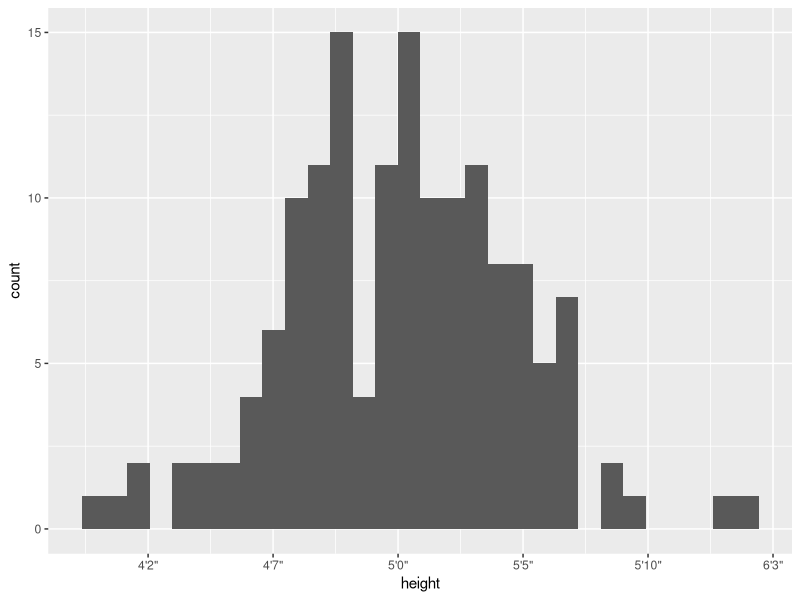

Write the R code that produced this figure.
# packages ----------------------------------------------------------------
library(tidyverse)

# description -------------------------------------------------------------
# here's how to use a custom labeling function for an axis

# example -----------------------------------------------------------------

# define a formatter function to go from inches to feet + inches

footinch_formatter <- function(x) {
  foot <- floor(x/12)
  inch <- x %% 12
  return(paste0(foot, "'", inch, "\""))
}


tibble(height = rnorm(150, 60, 5)) %>% 
  ggplot(aes(x = height)) +
  geom_histogram() +
  scale_x_continuous(labels = footinch_formatter)
